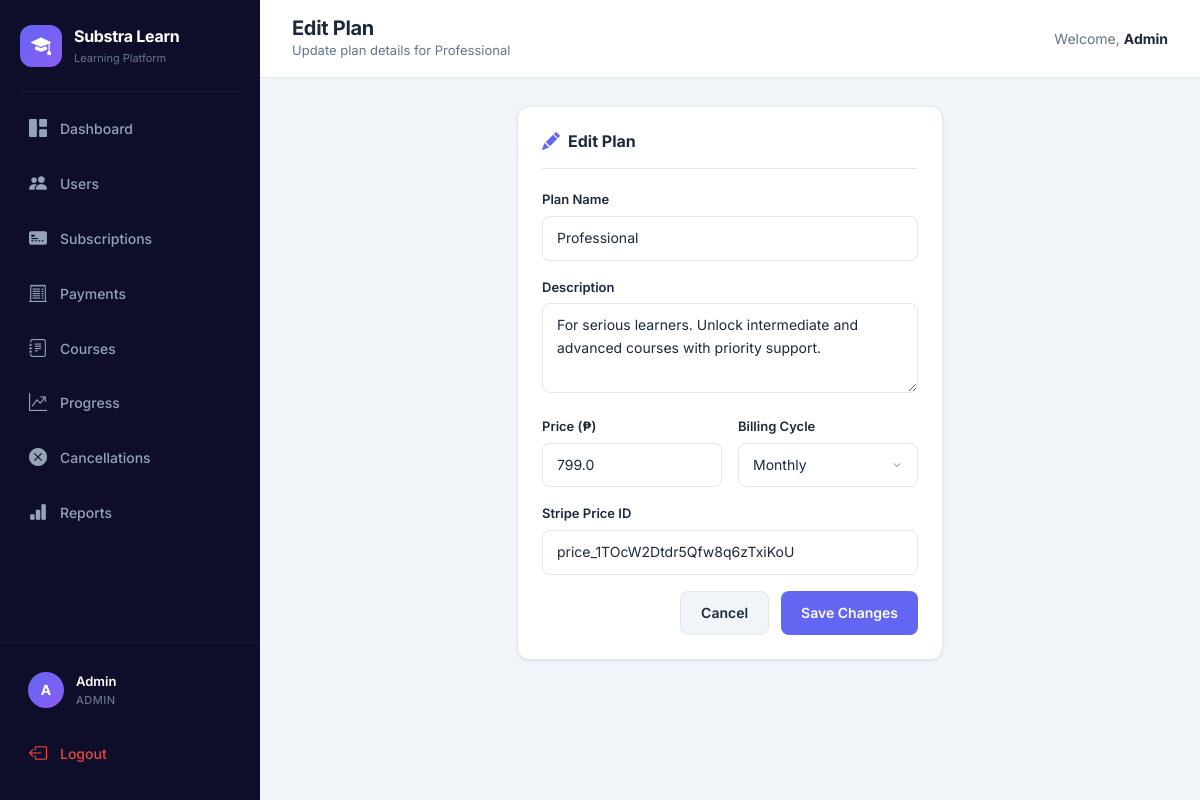
The app's page /admin/edit_plan/2 (signed in) with its own data.
### tables this page shows
CREATE TABLE plans (
    id INTEGER PRIMARY KEY AUTOINCREMENT,
    name TEXT NOT NULL,
    description TEXT DEFAULT '',
    price REAL NOT NULL,
    billing_cycle TEXT NOT NULL,
    stripe_price_id TEXT DEFAULT '',
    status TEXT DEFAULT 'active',
    created_at TEXT DEFAULT (datetime('now'))
);

### app.py (the view, shortened to what this page needs)
@app.route("/admin/edit_plan/<int:plan_id>", methods=["GET", "POST"])
@admin_required
def edit_plan(plan_id):
    conn = get_db()
    plan = conn.execute("SELECT * FROM plans WHERE id=?", (plan_id,)).fetchone()
    conn.close()
    if not plan:
        flash("Plan not found", "danger")
        return redirect("/admin")
    return render_template("admin_edit_plan.html", plan=plan)

### app.py (called while the page is built, shortened)
def get_db():
    db_path = os.getenv("DATABASE_PATH", "database.db")
    conn = sqlite3.connect(db_path, timeout=10)
    conn.row_factory = sqlite3.Row
    conn.execute("PRAGMA journal_mode=WAL")
    conn.execute("PRAGMA busy_timeout=10000")
    return conn

def get_csrf_token():
    if "_csrf_token" not in session:
        session["_csrf_token"] = secrets.token_urlsafe(32)
    return session["_csrf_token"]

@app.context_processor
def inject_helpers():
    def csrf_field():
        return Markup(f'<input type="hidden" name="csrf_token" value="{escape(get_csrf_token())}">')
    return {"csrf_token": get_csrf_token, "csrf_field": csrf_field}

@app.before_request
def protect_posts():
    if request.method != "POST":
        return

def admin_required(func):
    @wraps(func)
    def wrapper(*args, **kwargs):
        if "user_id" not in session or session.get("role") != "admin":
            flash("Access denied", "danger")
            return redirect("/login")
        return func(*args, **kwargs)
    return wrapper

@app.before_request
def refresh_admin_badges():
    if session.get("role") == "admin":
        conn = get_db()
        pending = conn.execute("SELECT COUNT(*) FROM cancellation_requests WHERE status='pending'").fetchone()[0]
        failed = conn.execute("SELECT COUNT(*) FROM payments WHERE status='failed'").fetchone()[0]
        conn.close()
        session["pending_count"] = pending
        session["failed_payment_count"] = failed

### templates/admin_edit_plan.html
{% extends "base.html" %}
{% block page_title %}Edit Plan{% endblock %}
{% block page_subtitle %}Update plan details for {{ plan['name'] }}{% endblock %}
{% block content %}
<div class="row justify-content-center"><div class="col-lg-6"><div class="content-card"><div class="card-header-custom"><h2 class="card-title"><i class="bi bi-pencil-fill"></i> Edit Plan</h2></div><form method="POST" action="/admin/edit_plan/{{ plan['id'] }}">{{ csrf_field()|safe }}<div class="form-group"><label class="form-label">Plan Name</label><input name="name" class="form-input" value="{{ plan['name'] }}" required></div><div class="form-group"><label class="form-label">Description</label><textarea name="description" class="form-input" rows="3">{{ plan['description'] }}</textarea></div><div class="form-row"><div class="form-group"><label class="form-label">Price (₱)</label><input name="price" type="number" step="0.01" class="form-input" value="{{ plan['price'] }}" required></div><div class="form-group"><label class="form-label">Billing Cycle</label><select name="billing_cycle" class="form-input"><option value="Monthly" {% if plan['billing_cycle']=='Monthly' %}selected{% endif %}>Monthly</option><option value="Quarterly" {% if plan['billing_cycle']=='Quarterly' %}selected{% endif %}>Quarterly</option><option value="Yearly" {% if plan['billing_cycle']=='Yearly' %}selected{% endif %}>Yearly</option></select></div></div><div class="form-group"><label class="form-label">Stripe Price ID</label><input name="stripe_price_id" class="form-input" value="{{ plan['stripe_price_id'] }}"></div><div class="form-actions"><a href="/admin" class="btn-custom btn-secondary-custom">Cancel</a><button class="btn-custom btn-primary-custom">Save Changes</button></div></form></div></div></div>
{% endblock %}

### static/style.css (style rules this page uses)
:root { --primary: #6366F1; --primary-dark: #4F46E5; --primary-light: #A5B4FC; --primary-bg: #EEF2FF; --secondary: #8B5CF6; --success: #10B981; --success-bg: #D1FAE5; --warning: #F59E0B; --warning-bg: #FEF3C7; --danger: #EF4444; --danger-bg: #FEE2E2; --info: #06B6D4; --info-bg: #CFFAFE; --dark: #0F172A; --sidebar-bg: #0F0E2A; --sidebar-hover: #1E1B4B; --sidebar-active: #6366F1; --bg: #F1F5F9; --card: #FFFFFF; --text: #1E293B; --text-muted: #64748B; --border: #E2E8F0; --radius: 12px; --radius-sm: 8px; --radius-lg: 16px; --shadow: 0 1px 3px rgba(0,0,0,0.06), 0 1px 2px rgba(0,0,0,0.04); --shadow-md: 0 4px 6px rgba(0,0,0,0.05), 0 2px 4px rgba(0,0,0,0.03); --shadow-lg: 0 10px 25px rgba(0,0,0,0.08), 0 4px 10px rgba(0,0,0,0.04); --transition: all 0.2s ease; --sidebar-width: 260px; }
* { margin: 0; padding: 0; box-sizing: border-box; }
body { font-family: 'Inter', -apple-system, BlinkMacSystemFont, 'Segoe UI', sans-serif; background: var(--bg); color: var(--text); line-height: 1.6; -webkit-font-smoothing: antialiased; }
.content-card { background: var(--card); border-radius: var(--radius); padding: 24px; box-shadow: var(--shadow); border: 1px solid var(--border); margin-bottom: 0; }
.card-header-custom { display: flex; align-items: center; justify-content: space-between; margin-bottom: 20px; padding-bottom: 16px; border-bottom: 1px solid var(--border); }
.card-title { font-size: 16px; font-weight: 700; color: var(--text); display: flex; align-items: center; gap: 8px; margin: 0; }
.card-title i { color: var(--primary); font-size: 18px; }
.btn-custom { display: inline-flex; align-items: center; justify-content: center; gap: 8px; padding: 10px 20px; border-radius: var(--radius-sm); font-size: 14px; font-weight: 600; text-decoration: none; border: none; cursor: pointer; transition: var(--transition); white-space: nowrap; }
.btn-primary-custom { background: var(--primary); color: white; }
.btn-secondary-custom { background: var(--bg); color: var(--text); border: 1px solid var(--border); }
.form-group { margin-bottom: 16px; flex: 1; }
.form-label { display: block; font-size: 13px; font-weight: 600; color: var(--text); margin-bottom: 6px; }
.form-input { width: 100%; padding: 10px 14px; border: 1.5px solid var(--border); border-radius: var(--radius-sm); font-size: 14px; font-family: inherit; color: var(--text); background: var(--card); transition: var(--transition); outline: none; }
.form-input::placeholder { color: #CBD5E1; }
.form-row { display: flex; gap: 16px; }
.form-actions { display: flex; gap: 12px; justify-content: flex-end; margin-top: 8px; }
select.form-input { cursor: pointer; appearance: none; background-repeat: no-repeat; background-position: right 14px center; padding-right: 36px; }
textarea.form-input { resize: vertical; min-height: 60px; }

### records on screen
plans: name "Professional", description "For serious learners. Unlock intermediate and advanced courses with priority support.", price "799.0", billing_cycle "Monthly", stripe_price_id "price_1TOcW2Dtdr5Qfw8q6zTxiKoU"

### other values on screen
{{ session.get('user_name', 'U')[0]|upper }} "A"
{{ session.get('user_name') }} "Admin"
{{ session.get('role')|upper }} "ADMIN"
